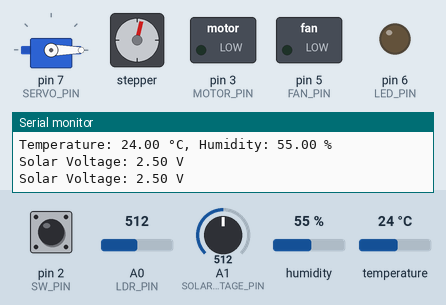
Simulated run of this sketch. Board: Arduino Uno, built with avr-gcc and run on an emulated ATmega328P. Parts: servo, stepper motor, switched loads named in the sketch (green lamp = pin HIGH), output pins drawn as LEDs (lit = HIGH), the last lines printed to the serial monitor. The inputs (shaded band) are chosen by the test bench; at power-on: temperature 24 °C, A1 (SOLAR_VOLTAGE_PIN) = 512, pin 2 (SW_PIN) HIGH, A0 (LDR_PIN) = 512, humidity 55 %. Stepper angles assume 2024 steps per turn.

Above: at 1.9 s.
2.0 s: temperature set to 27 °C
At 10.0 s:
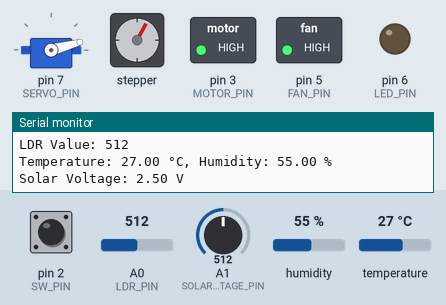
10.8 s: temperature set to 12 °C
At 19.4 s:
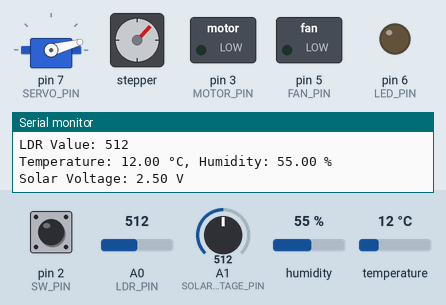
24.8 s: temperature set to 28 °C
At 28.7 s:
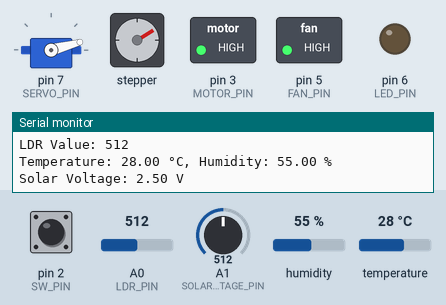
38.4 s: temperature set to 19 °C
At 47.5 s:
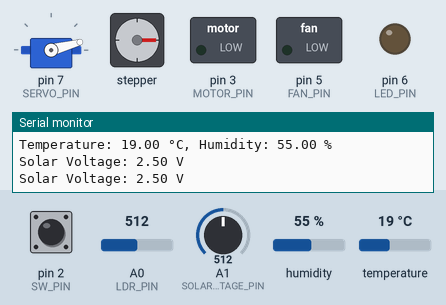
52.4 s: A1 (SOLAR_VOLTAGE_PIN) set to 422
66.0 s: A1 (SOLAR_VOLTAGE_PIN) set to 401
Timing chart, 0 to 91.7 s (numbered marks = the images above; inputs shaded):
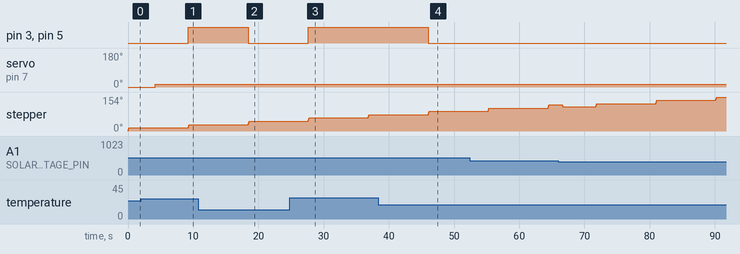

The sketch:

tinyhouse.ino
```cpp
// email_exp: dueser@wilhelms-gymnasium.de
/////////////////////
/// input devices ///
/////////////////////

#define MAIN_REFRESH_RATE 1000

#define LDR_PIN A0
#define LDR_THRESHOLD_RISING 500
#define LDR_THRESHOLD_FALLING 300
#define LDR_MAX 1023
#define LDR_MIN 0
#define LDR_SCALE 100.0
#define SW_PIN 2
#define DHT_PIN 4
#define DHT_TYPE DHT11

#define SOLAR_VOLTAGE_PIN A1
#define SOLAR_VOLTAGE_SCALE 5.0 / 1023.0

//////////////////////
/// output devices ///
//////////////////////

// #define H_BRIDGE_IN1 2
// #define H_BRIDGE_IN2 3
// #define H_BRIDGE_EN 8
// #define H_BRIDGE_IN3 9
#define MOTOR_PIN 3
#define MOTOR_SPEED 255

#define FAN_PIN 5
#define FAN_SPEED_HIGH 255
#define FAN_SPEED_LOW 63
#define FAN_OFF 0
#define TEMP_THRESHOLD 25

#define LED_PIN 6
#define LED_BRIGHTNESS_HIGH 255
#define LED_BRIGHTNESS_LOW 63
#define LED_OFF 0

#define SERIAL_BAUD_RATE 9600

#include <DHT.h>

#include <Stepper.h>
#define STEPS_PER_REVOLUTION 2024
#define STEPS_PER_DEGREE (STEPS_PER_REVOLUTION / 360.0)
#define DEGREES_PER_STEP (360.0 / STEPS_PER_REVOLUTION)
#define STEPPER_SPEED 15 // RPM
Stepper stepper(STEPS_PER_REVOLUTION, 8, 9, 10, 11);

#include <Servo.h>
#define SERVO_PIN 7
Servo servo;

DHT dht(DHT_PIN, DHT_TYPE);

int turn_deg[] = {15, 10, 5, 3, 1};

//////////////////////////
/// volatile variables ///
//////////////////////////

volatile bool sw_state = LOW;
volatile bool sw_state_pending = LOW; // manually set to HIGH when the switch is pressed, and reset to LOW in the main loop after processing the switch press


void setup()
{
  attachInterrupt(digitalPinToInterrupt(SW_PIN), []() {
    sw_state = HIGH;
    sw_state_pending = HIGH;
    }, RISING);
  attachInterrupt(digitalPinToInterrupt(SW_PIN), []() {
    sw_state = LOW;
    }, FALLING);

  Serial.begin(SERIAL_BAUD_RATE);
  pinMode(LDR_PIN, INPUT);
  // pinMode(H_BRIDGE_IN1, OUTPUT);
  // pinMode(H_BRIDGE_IN2, OUTPUT);
  // pinMode(H_BRIDGE_EN, OUTPUT);
  // pinMode(H_BRIDGE_IN3, OUTPUT);
  pinMode(FAN_PIN, OUTPUT);
  pinMode(MOTOR_PIN, OUTPUT);
  dht.begin();
  stepper.setSpeed(STEPPER_SPEED);
  servo.attach(SERVO_PIN);
  servo.write(0); // servo init
}

void loop()
{
  int sw_value = digitalRead(SW_PIN);

  int ldr_value = analogRead(LDR_PIN);
  Serial.print("LDR Value: ");
  Serial.println(ldr_value);

  float temperature = dht.readTemperature();
  float humidity = dht.readHumidity();
  Serial.print("Temperature: ");
  Serial.print(temperature);
  Serial.print(" °C, Humidity: ");
  Serial.print(humidity);
  Serial.println(" %");

  if (temperature > TEMP_THRESHOLD)
  {
    analogWrite(FAN_PIN, FAN_SPEED_HIGH);
    digitalWrite(MOTOR_PIN, HIGH);
  }
  else
  {
    analogWrite(FAN_PIN, FAN_OFF);
    digitalWrite(MOTOR_PIN, LOW);
  }

  if (sw_state_pending)
  {
    Serial.print("Switch State: ");
    Serial.println(sw_state ? "ON" : "OFF");
    sw_state_pending = LOW;
  }

  if (ldr_value > LDR_THRESHOLD_RISING && sw_state == HIGH) { analogWrite(LED_PIN, LED_BRIGHTNESS_HIGH); }
  else if (ldr_value < LDR_THRESHOLD_FALLING && sw_state == HIGH) { analogWrite(LED_PIN, LED_BRIGHTNESS_LOW); }
  else { analogWrite(LED_PIN, LED_OFF); }

  if (sw_state == LOW && sw_state_pending != sw_state) { sw_state_pending = LOW; }

  angleSolar_horizontal();
  angleSolar_vertical();

  delay(MAIN_REFRESH_RATE);
}


int getSolarVoltage()
{
  int solar_voltage_value = analogRead(SOLAR_VOLTAGE_PIN);
  float solar_voltage = solar_voltage_value * SOLAR_VOLTAGE_SCALE;
  Serial.print("Solar Voltage: ");
  Serial.print(solar_voltage);
  Serial.println(" V");
  return solar_voltage;
}
void setServoAngle(int angle) { servo.write(angle); }
void rotateStepper(int degrees)
{
  int steps = round(degrees * STEPS_PER_DEGREE);
  stepper.step(steps);
}

void angleSolar_horizontal()
{
  int solar_voltage_cache[5] = {0, 0, 0, 0, 0};
  solar_voltage_cache[0] = getSolarVoltage();

  rotateStepper(turn_deg[0]);
  delay(1000);
  solar_voltage_cache[1] = getSolarVoltage();
  if (solar_voltage_cache[1] < solar_voltage_cache[0]) { rotateStepper(-turn_deg[0]); return; }
  delay(1000);
  solar_voltage_cache[2] = getSolarVoltage();
  if (solar_voltage_cache[2] < solar_voltage_cache[1]) { rotateStepper(-turn_deg[1]); return; }
  delay(1000);
  solar_voltage_cache[3] = getSolarVoltage();
  if (solar_voltage_cache[3] < solar_voltage_cache[2]) { rotateStepper(-turn_deg[2]); return; }
  delay(1000);
  solar_voltage_cache[4] = getSolarVoltage();
  if (solar_voltage_cache[4] < solar_voltage_cache[3]) { rotateStepper(-turn_deg[3]); return; }
}

void angleSolar_vertical()
{
  int solar_voltage_cache[5] = {0, 0, 0, 0, 0};
  solar_voltage_cache[0] = getSolarVoltage();

  setServoAngle(turn_deg[0]);
  delay(1000);
  solar_voltage_cache[1] = getSolarVoltage();
  if (solar_voltage_cache[1] < solar_voltage_cache[0]) { setServoAngle(-turn_deg[0]); return; }
  delay(1000);
  solar_voltage_cache[2] = getSolarVoltage();
  if (solar_voltage_cache[2] < solar_voltage_cache[1]) { setServoAngle(-turn_deg[1]); return; }
  delay(1000);
  solar_voltage_cache[3] = getSolarVoltage();
  if (solar_voltage_cache[3] < solar_voltage_cache[2]) { setServoAngle(-turn_deg[2]); return; }
  delay(1000);
  solar_voltage_cache[4] = getSolarVoltage();
  if (solar_voltage_cache[4] < solar_voltage_cache[3]) { setServoAngle(-turn_deg[3]); return; }
}
```

Measured:
- the behaviour switches between 25 and 26 °C on temperature (found by bisection; images 0 and 1)
- after the input at 2.0 s, pin 3 (MOTOR_PIN), pin 5 (FAN_PIN): LOW → HIGH after 7.2 s
- after the input at 10.8 s, pin 3 (MOTOR_PIN), pin 5 (FAN_PIN): HIGH → LOW after 7.6 s
- after the input at 24.8 s, pin 3 (MOTOR_PIN), pin 5 (FAN_PIN): LOW → HIGH after 2.8 s
- after the input at 38.4 s, pin 3 (MOTOR_PIN), pin 5 (FAN_PIN): HIGH → LOW after 7.6 s
